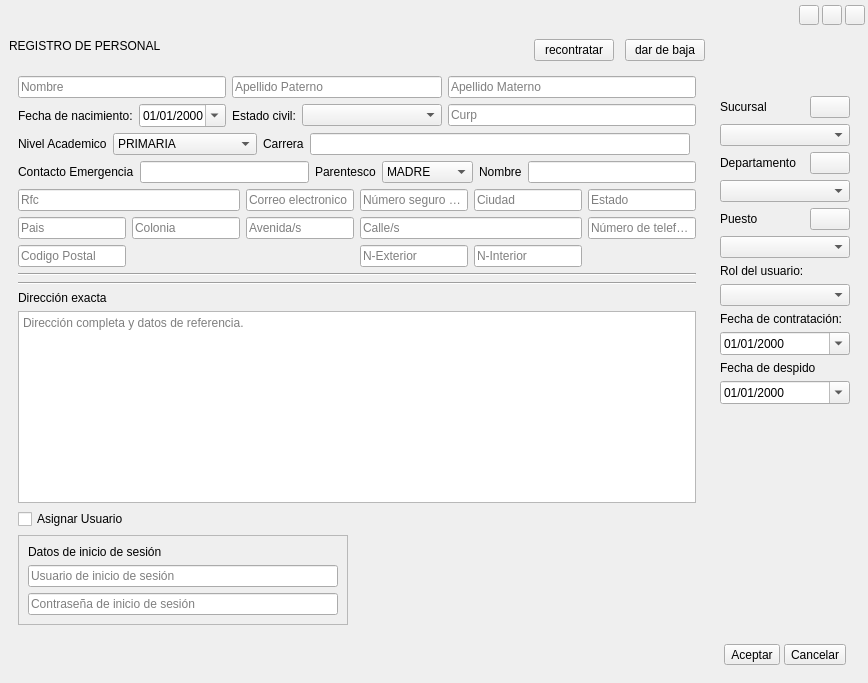
    <widget class="QWidget" name="widget_contenedor" native="true">
     <property name="styleSheet">
      <string notr="true"/>
     </property>
     <layout class="QVBoxLayout" name="verticalLayout_2">
      <property name="spacing">
       <number>0</number>
      </property>
      <property name="leftMargin">
       <number>0</number>
      </property>
      <property name="topMargin">
       <number>0</number>
      </property>
      <property name="rightMargin">
       <number>0</number>
      </property>
      <property name="bottomMargin">
       <number>0</number>
      </property>
      <item>
       <widget class="QWidget" name="widget_cabecera_ventana" native="true">
        <property name="minimumSize">
         <size>
          <width>0</width>
          <height>30</height>
         </size>
        </property>
        <property name="maximumSize">
         <size>
          <width>16777215</width>
          <height>16777215</height>
         </size>
        </property>
        <property name="styleSheet">
         <string notr="true"/>
        </property>
        <layout class="QHBoxLayout" name="horizontalLayout_2">
         <property name="spacing">
          <number>0</number>
         </property>
         <property name="leftMargin">
          <number>0</number>
         </property>
         <property name="topMargin">
          <number>0</number>
         </property>
         <property name="rightMargin">
          <number>0</number>
         </property>
         <property name="bottomMargin">
          <number>0</number>
         </property>
         <item>
          <widget class="QWidget" name="widget_2" native="true">
           <property name="styleSheet">
            <string notr="true"/>
           </property>
           <layout class="QHBoxLayout" name="horizontalLayout">
            <property name="spacing">
             <number>3</number>
            </property>
            <property name="leftMargin">
             <number>0</number>
            </property>
            <property name="topMargin">
             <number>0</number>
            </property>
            <property name="rightMargin">
             <number>3</number>
            </property>
            <property name="bottomMargin">
             <number>0</number>
            </property>
            <item>
             <spacer name="horizontalSpacer">
              <property name="orientation">
               <enum>Qt::Horizontal</enum>
              </property>
              <property name="sizeHint" stdset="0">
               <size>
                <width>40</width>
                <height>20</height>
               </size>
              </property>
             </spacer>
            </item>
            <item>
             <widget class="QPushButton" name="btc_minimizar">
              <property name="minimumSize">
               <size>
                <width>20</width>
                <height>20</height>
               </size>
              </property>
              <property name="maximumSize">
               <size>
                <width>20</width>
                <height>20</height>
               </size>
              </property>
              <property name="cursor">
               <cursorShape>PointingHandCursor</cursorShape>
              </property>
              <property name="styleSheet">
               <string notr="true"/>
              </property>
              <property name="text">
               <string/>
              </property>
              <property name="icon">
               <iconset resource="../../Source/ibootstrap.qrc">
                <normaloff>:/Icons/Bootstrap/arrows-angle-contract.svg</normaloff>:/Icons/Bootstrap/arrows-angle-contract.svg</iconset>
              </property>
              <property name="iconSize">
               <size>
                <width>20</width>
                <height>15</height>
               </size>
              </property>
             </widget>
            </item>
            <item>
             <widget class="QPushButton" name="btc_maximizar">
              <property name="minimumSize">
               <size>
                <width>20</width>
                <height>20</height>
               </size>
              </property>
              <property name="maximumSize">
               <size>
                <width>20</width>
                <height>20</height>
               </size>
              </property>
              <property name="cursor">
               <cursorShape>PointingHandCursor</cursorShape>
              </property>
              <property name="text">
               <string/>
              </property>
              <property name="icon">
               <iconset resource="../../Source/ibootstrap.qrc">
                <normaloff>:/Icons/Bootstrap/arrows-angle-expand.svg</normaloff>:/Icons/Bootstrap/arrows-angle-expand.svg</iconset>
              </property>
              <property name="iconSize">
               <size>
                <width>20</width>
                <height>15</height>
               </size>
              </property>
             </widget>
            </item>
            <item>
             <widget class="QPushButton" name="btc_cerrar">
              <property name="minimumSize">
               <size>
                <width>20</width>
                <height>20</height>
               </size>
              </property>
              <property name="maximumSize">
               <size>
                <width>20</width>
                <height>20</height>
               </size>
              </property>
              <property name="cursor">
               <cursorShape>PointingHandCursor</cursorShape>
              </property>
              <property name="text">
               <string/>
              </property>
              <property name="icon">
               <iconset resource="../../Source/ibootstrap.qrc">
                <normaloff>:/Icons/Bootstrap/x-lg.svg</normaloff>:/Icons/Bootstrap/x-lg.svg</iconset>
              </property>
              <property name="iconSize">
               <size>
                <width>20</width>
                <height>15</height>
               </size>
              </property>
             </widget>
            </item>
           </layout>
          </widget>
         </item>
        </layout>
       </widget>
      </item>
      <item>
       <widget class="QWidget" name="contenedor_general" native="true">
        <layout class="QGridLayout" name="gridLayout_4">
         <item row="0" column="7" alignment="Qt::AlignRight|Qt::AlignVCenter">
          <widget class="QLabel" name="etiqueta_status_empleado">
           <property name="text">
            <string/>
           </property>
          </widget>
         </item>
         <item row="0" column="6" alignment="Qt::AlignRight">
          <widget class="QPushButton" name="btn_btn_bajapersona">
           <property name="text">
            <string>dar de baja</string>
           </property>
           <property name="icon">
            <iconset resource="../../Source/iconosSVG.qrc">
             <normaloff>:/iconosBlancos/Icons/iconos/Blanco/eliminar_persona_blanco.svg</normaloff>:/iconosBlancos/Icons/iconos/Blanco/eliminar_persona_blanco.svg</iconset>
           </property>
          </widget>
         </item>
         <item row="2" column="7">
          <widget class="QWidget" name="contenedor_datosderecha" native="true">
           <property name="maximumSize">
            <size>
             <width>200</width>
             <height>16777215</height>
            </size>
           </property>
           <layout class="QGridLayout" name="gridLayout_3">
            <item row="8" column="0">
             <widget class="QLabel" name="etiqueta_rol_usuario">
              <property name="text">
               <string>Rol del usuario:</string>
              </property>
             </widget>
            </item>
            <item row="4" column="0">
             <widget class="QLabel" name="etiqueta_departamento">
              <property name="text">
               <string>Departamento</string>
              </property>
             </widget>
            </item>
            <item row="6" column="0">
             <widget class="QLabel" name="etiqueta_puesto">
              <property name="text">
               <string>Puesto</string>
              </property>
             </widget>
            </item>
            <item row="5" column="0" colspan="2">
             <widget class="QComboBox" name="cajaopciones_departamentos">
              <property name="sizeAdjustPolicy">
               <enum>QComboBox::AdjustToContents</enum>
              </property>
             </widget>
            </item>
            <item row="7" column="0" colspan="2">
             <widget class="QComboBox" name="cajaopciones_puestos">
              <property name="sizeAdjustPolicy">
               <enum>QComboBox::AdjustToContents</enum>
              </property>
             </widget>
            </item>
            <item row="1" column="0">
             <widget class="QLabel" name="etiqueta_sucursal">
              <property name="text">
               <string>Sucursal</string>
              </property>
             </widget>
            </item>
            <item row="0" column="0">
             <widget class="QLabel" name="label_fotousuario">
              <property name="text">
               <string/>
              </property>
             </widget>
            </item>
            <item row="1" column="1">
             <widget class="QPushButton" name="Button_nuevasucursal">
              <property name="cursor">
               <cursorShape>PointingHandCursor</cursorShape>
              </property>
              <property name="text">
               <string/>
              </property>
              <property name="icon">
               <iconset resource="../../Source/iconosSVG.qrc">
                <normaloff>:/iconosBlancos/Icons/iconos/Blanco/agregar_blanco.svg</normaloff>:/iconosBlancos/Icons/iconos/Blanco/agregar_blanco.svg</iconset>
              </property>
              <property name="iconSize">
               <size>
                <width>24</width>
                <height>24</height>
               </size>
              </property>
             </widget>
            </item>
            <item row="2" column="0" colspan="2">
             <widget class="QComboBox" name="cajaopciones_sucursales">
              <property name="sizeAdjustPolicy">
               <enum>QComboBox::AdjustToContents</enum>
              </property>
             </widget>
            </item>
            <item row="4" column="1">
             <widget class="QPushButton" name="Button_agregardepartamento">
              <property name="cursor">
               <cursorShape>PointingHandCursor</cursorShape>
              </property>
              <property name="text">
               <string/>
              </property>
              <property name="icon">
               <iconset resource="../../Source/iconosSVG.qrc">
                <normaloff>:/iconosBlancos/Icons/iconos/Blanco/agregar_blanco.svg</normaloff>:/iconosBlancos/Icons/iconos/Blanco/agregar_blanco.svg</iconset>
              </property>
              <property name="iconSize">
               <size>
                <width>24</width>
                <height>24</height>
               </size>
              </property>
             </widget>
            </item>
            <item row="6" column="1">
             <widget class="QPushButton" name="Button_agregarpuesto">
              <property name="cursor">
               <cursorShape>PointingHandCursor</cursorShape>
              </property>
              <property name="text">
               <string/>
              </property>
              <property name="icon">
               <iconset resource="../../Source/iconosSVG.qrc">
                <normaloff>:/iconosBlancos/Icons/iconos/Blanco/agregar_blanco.svg</normaloff>:/iconosBlancos/Icons/iconos/Blanco/agregar_blanco.svg</iconset>
              </property>
              <property name="iconSize">
               <size>
                <width>24</width>
                <height>24</height>
               </size>
              </property>
             </widget>
            </item>
            <item row="12" column="0" colspan="2">
             <layout class="QGridLayout" name="gridLayout_2">
              <property name="spacing">
               <number>0</number>
              </property>
              <item row="0" column="0">
               <widget class="QToolButton" name="Button_aceptar">
                <property name="cursor">
                 <cursorShape>PointingHandCursor</cursorShape>
                </property>
                <property name="text">
                 <string>Aceptar</string>
                </property>
               </widget>
              </item>
              <item row="0" column="1">
               <widget class="QToolButton" name="Button_cancelar">
                <property name="cursor">
                 <cursorShape>PointingHandCursor</cursorShape>
                </property>
                <property name="text">
                 <string>Cancelar</string>
                </property>
               </widget>
              </item>
             </layout>
            </item>
            <item row="11" column="0" colspan="2">
             <spacer name="verticalSpacer">
              <property name="orientation">
               <enum>Qt::Vertical</enum>
              </property>
              <property name="sizeHint" stdset="0">
               <size>
                <width>20</width>
                <height>203</height>
               </size>
              </property>
             </spacer>
            </item>
            <item row="10" column="0" colspan="2">
             <layout class="QGridLayout" name="gridLayout_9">
              <item row="2" column="0">
               <widget class="QLabel" name="etiqueta_fechadespido">
                <property name="text">
                 <string>Fecha de despido</string>
                </property>
               </widget>
              </item>
              <item row="1" column="0">
               <widget class="QDateEdit" name="fecha_fechacontratacion">
                <property name="displayFormat">
                 <string>dd/MM/yyyy</string>
                </property>
                <property name="calendarPopup">
                 <bool>true</bool>
                </property>
               </widget>
              </item>
              <item row="0" column="0">
               <widget class="QLabel" name="etiqueta_fechacontratacion">
                <property name="text">
                 <string>Fecha de contratación:</string>
                </property>
               </widget>
              </item>
              <item row="3" column="0">
               <widget class="QDateEdit" name="fecha_fechadespido">
                <property name="displayFormat">
                 <string>dd/MM/yyyy</string>
                </property>
                <property name="calendarPopup">
                 <bool>true</bool>
                </property>
               </widget>
              </item>
             </layout>
            </item>
            <item row="9" column="0" colspan="2">
             <widget class="QComboBox" name="cajaopciones_rol_usuario">
              <property name="sizeAdjustPolicy">
               <enum>QComboBox::AdjustToContents</enum>
              </property>
             </widget>
            </item>
           </layout>
          </widget>
         </item>
         <item row="2" column="0" colspan="7">
          <widget class="QWidget" name="contenedor_datosizquierda" native="true">
           <layout class="QGridLayout" name="gridLayout_8">
            <item row="5" column="0">
             <widget class="QLabel" name="etiquetasubtitulo_direccion">
              <property name="text">
               <string>Dirección exacta</string>
              </property>
              <property name="alignment">
               <set>Qt::AlignBottom|Qt::AlignLeading|Qt::AlignLeft</set>
              </property>
             </widget>
            </item>
            <item row="12" column="1">
             <spacer name="verticalSpacer_2">
              <property name="orientation">
               <enum>Qt::Vertical</enum>
              </property>
              <property name="sizeHint" stdset="0">
               <size>
                <width>20</width>
                <height>40</height>
               </size>
              </property>
             </spacer>
            </item>
            <item row="0" column="0" colspan="4">
             <layout class="QGridLayout" name="gridLayout">
              <item row="0" column="4">
               <widget class="QLineEdit" name="txt_apellidom">
                <property name="placeholderText">
                 <string>Apellido Materno</string>
                </property>
                <property name="clearButtonEnabled">
                 <bool>false</bool>
                </property>
               </widget>
              </item>
              <item row="0" column="0" colspan="2">
               <widget class="QLineEdit" name="txt_nombre">
                <property name="placeholderText">
                 <string>Nombre</string>
                </property>
                <property name="cursorMoveStyle">
                 <enum>Qt::LogicalMoveStyle</enum>
                </property>
                <property name="clearButtonEnabled">
                 <bool>false</bool>
                </property>
               </widget>
              </item>
              <item row="1" column="2">
               <widget class="QLabel" name="etiqueta_estado_civil">
                <property name="text">
                 <string>Estado civil:</string>
                </property>
               </widget>
              </item>
              <item row="1" column="1">
               <widget class="QDateEdit" name="fecha_fechanacimiento">
                <property name="maximumSize">
                 <size>
                  <width>16777215</width>
                  <height>16777215</height>
                 </size>
                </property>
                <property name="showGroupSeparator" stdset="0">
                 <bool>false</bool>
                </property>
                <property name="displayFormat">
                 <string>dd/MM/yyyy</string>
                </property>
                <property name="calendarPopup">
                 <bool>true</bool>
                </property>
               </widget>
              </item>
              <item row="1" column="0">
               <widget class="QLabel" name="etiqueta_fecha_nacimiento">
                <property name="maximumSize">
                 <size>
                  <width>150</width>
                  <height>16777215</height>
                 </size>
                </property>
                <property name="text">
                 <string>Fecha de nacimiento:</string>
                </property>
               </widget>
              </item>
              <item row="1" column="3">
               <widget class="QComboBox" name="cajaopciones_estadocvil">
                <property name="minimumSize">
                 <size>
                  <width>140</width>
                  <height>0</height>
                 </size>
                </property>
                <property name="sizeAdjustPolicy">
                 <enum>QComboBox::AdjustToContents</enum>
                </property>
               </widget>
              </item>
              <item row="0" column="2" colspan="2">
               <widget class="QLineEdit" name="txt_apellidop">
                <property name="placeholderText">
                 <string>Apellido Paterno</string>
                </property>
                <property name="clearButtonEnabled">
                 <bool>false</bool>
                </property>
               </widget>
              </item>
              <item row="1" column="4">
               <widget class="QLineEdit" name="txt_curp">
                <property name="placeholderText">
                 <string>Curp</string>
                </property>
                <property name="clearButtonEnabled">
                 <bool>false</bool>
                </property>
               </widget>
              </item>
             </layout>
            </item>
            <item row="10" column="0">
             <widget class="QFrame" name="contenedor_credencialesusuario">
              <property name="frameShape">
               <enum>QFrame::StyledPanel</enum>
              </property>
              <property name="frameShadow">
               <enum>QFrame::Raised</enum>
              </property>
              <layout class="QGridLayout" name="gridLayout_10">
               <item row="2" column="0">
                <widget class="QLineEdit" name="txt_contrasenia_usuario_iniciosesion">
                 <property name="echoMode">
                  <enum>QLineEdit::Password</enum>
                 </property>
                 <property name="placeholderText">
                  <string>Contraseña de inicio de sesión</string>
                 </property>
                 <property name="clearButtonEnabled">
                  <bool>false</bool>
                 </property>
                </widget>
               </item>
               <item row="1" column="0">
                <widget class="QLineEdit" name="txt_usuario_iniciosesion">
                 <property name="placeholderText">
                  <string>Usuario de inicio de sesión</string>
                 </property>
                 <property name="clearButtonEnabled">
                  <bool>false</bool>
                 </property>
                </widget>
               </item>
               <item row="0" column="0">
                <widget class="QLabel" name="etiquetasubtitulo_datos_uniciosesion">
                 <property name="text">
                  <string>Datos de inicio de sesión</string>
                 </property>
                </widget>
               </item>
              </layout>
             </widget>
            </item>
            <item row="6" column="0" colspan="4">
             <widget class="QPlainTextEdit" name="txtlargo_direccion_completa">
              <property name="styleSheet">
               <string notr="true"/>
              </property>
              <property name="placeholderText">
               <string>Dirección completa y datos de referencia.</string>
              </property>
             </widget>
            </item>
            <item row="1" column="0" colspan="3">
             <layout class="QGridLayout" name="gridLayout_5">
              <item row="0" column="0">
               <widget class="QLabel" name="etiqueta_nivelestudios">
                <property name="text">
                 <string>Nivel Academico</string>
                </property>
               </widget>
              </item>
              <item row="0" column="2">
               <widget class="QLabel" name="etiqueta_carrera">
                <property name="text">
                 <string>Carrera</string>
                </property>
               </widget>
              </item>
              <item row="0" column="3">
               <widget class="QLineEdit" name="txt_carrera"/>
              </item>
              <item row="0" column="1">
               <widget class="QComboBox" name="cajaopciones_nivelacademico">
                <property name="sizeAdjustPolicy">
                 <enum>QComboBox::AdjustToContents</enum>
                </property>
                <item>
                 <property name="text">
                  <string>PRIMARIA</string>
                 </property>
                </item>
                <item>
                 <property name="text">
                  <string>SECUNDARIA</string>
                 </property>
                </item>
                <item>
                 <property name="text">
                  <string>BACHILLERATO</string>
                 </property>
                </item>
                <item>
                 <property name="text">
                  <string>LICENCIATURA</string>
                 </property>
                </item>
                <item>
                 <property name="text">
                  <string>CARRERA TRUNCA</string>
                 </property>
                </item>
                <item>
                 <property name="text">
                  <string>MAESTRIA</string>
                 </property>
                </item>
                <item>
                 <property name="text">
                  <string>DOCTORADO</string>
                 </property>
                </item>
               </widget>
              </item>
             </layout>
            </item>
            <item row="4" column="0" colspan="4">
             <widget class="Line" name="line_3">
              <property name="orientation">
               <enum>Qt::Horizontal</enum>
              </property>
             </widget>
            </item>
            <item row="3" column="0" colspan="4">
             <layout class="QGridLayout" name="gridLayout_6">
              <item row="0" column="0" colspan="2">
               <widget class="QLineEdit" name="txt_rfc">
                <property name="placeholderText">
                 <string>Rfc</string>
                </property>
                <property name="clearButtonEnabled">
                 <bool>false</bool>
                </property>
               </widget>
              </item>
              <item row="2" column="5">
               <widget class="QLineEdit" name="txt_ninterior">
                <property name="placeholderText">
                 <string>N-Interior</string>
                </property>
               </widget>
              </item>
              <item row="0" column="4">
               <widget class="QLineEdit" name="txt_numerosegurosicial">
                <property name="placeholderText">
                 <string>Número seguro social</string>
                </property>
                <property name="clearButtonEnabled">
                 <bool>false</bool>
                </property>
               </widget>
              </item>
              <item row="2" column="4">
               <widget class="QLineEdit" name="txt_nexterior">
                <property name="placeholderText">
                 <string>N-Exterior</string>
                </property>
               </widget>
              </item>
              <item row="0" column="5">
               <widget class="QLineEdit" name="txt_ciudad">
                <property name="placeholderText">
                 <string>Ciudad</string>
                </property>
                <property name="clearButtonEnabled">
                 <bool>false</bool>
                </property>
               </widget>
              </item>
              <item row="0" column="2" colspan="2">
               <widget class="QLineEdit" name="txt_correoelectronico">
                <property name="placeholderText">
                 <string>Correo electronico</string>
                </property>
                <property name="clearButtonEnabled">
                 <bool>false</bool>
                </property>
               </widget>
              </item>
              <item row="1" column="1">
               <widget class="QLineEdit" name="txt_colonia">
                <property name="placeholderText">
                 <string>Colonia</string>
                </property>
               </widget>
              </item>
              <item row="1" column="2" colspan="2">
               <widget class="QLineEdit" name="txt_avenidas">
                <property name="placeholderText">
                 <string>Avenida/s</string>
                </property>
               </widget>
              </item>
              <item row="0" column="6">
               <widget class="QLineEdit" name="txt_estado">
                <property name="placeholderText">
                 <string>Estado</string>
                </property>
                <property name="clearButtonEnabled">
                 <bool>false</bool>
                </property>
               </widget>
              </item>
              <item row="2" column="0">
               <widget class="QLineEdit" name="txt_codigopostal">
                <property name="placeholderText">
                 <string>Codigo Postal</string>
                </property>
                <property name="clearButtonEnabled">
                 <bool>false</bool>
                </property>
               </widget>
              </item>
              <item row="3" column="0" colspan="7">
               <widget class="Line" name="line_2">
                <property name="orientation">
                 <enum>Qt::Horizontal</enum>
                </property>
               </widget>
              </item>
              <item row="1" column="4" colspan="2">
               <widget class="QLineEdit" name="txt_calles">
                <property name="placeholderText">
                 <string>Calle/s</string>
                </property>
               </widget>
              </item>
              <item row="1" column="0">
               <widget class="QLineEdit" name="txt_pais">
                <property name="placeholderText">
                 <string>Pais</string>
                </property>
                <property name="clearButtonEnabled">
                 <bool>false</bool>
                </property>
               </widget>
              </item>
              <item row="1" column="6">
               <widget class="QLineEdit" name="txt_numerotelefono">
                <property name="placeholderText">
                 <string>Número de telefono</string>
                </property>
                <property name="clearButtonEnabled">
                 <bool>false</bool>
                </property>
               </widget>
              </item>
             </layout>
            </item>
            <item row="10" column="1">
             <spacer name="horizontalSpacer_2">
              <property name="orientation">
               <enum>Qt::Horizontal</enum>
              </property>
              <property name="sizeHint" stdset="0">
               <size>
                <width>40</width>
                <height>20</height>
               </size>
              </property>
             </spacer>
            </item>
            <item row="2" column="0" colspan="4">
             <layout class="QGridLayout" name="gridLayout_7">
              <item row="0" column="4">
               <widget class="QLabel" name="etiqueta_nombrecontactoemergencia">
                <property name="text">
                 <string>Nombre</string>
                </property>
               </widget>
              </item>
              <item row="0" column="0">
               <widget class="QLabel" name="etiqueta_contactoemergencia">
                <property name="text">
                 <string>Contacto Emergencia</string>
                </property>
               </widget>
              </item>
              <item row="0" column="1">
               <widget class="QLineEdit" name="txt_contactoemergencia"/>
              </item>
              <item row="0" column="2">
               <widget class="QLabel" name="etiqueta_parentesco">
                <property name="text">
                 <string>Parentesco</string>
                </property>
               </widget>
              </item>
              <item row="0" column="3">
               <widget class="QComboBox" name="cajaopciones_parentesco">
                <property name="sizeAdjustPolicy">
                 <enum>QComboBox::AdjustToContents</enum>
                </property>
                <item>
                 <property name="text">
                  <string>MADRE</string>
                 </property>
                </item>
                <item>
                 <property name="text">
                  <string>PADRE</string>
                 </property>
                </item>
                <item>
                 <property name="text">
                  <string>TIO/A</string>
                 </property>
                </item>
                <item>
                 <property name="text">
                  <string>ESPOSO/A</string>
                 </property>
                </item>
                <item>
                 <property name="text">
                  <string>OTRO</string>
                 </property>
                </item>
               </widget>
              </item>
              <item row="0" column="5">
               <widget class="QLineEdit" name="txt_nombrecontactoemergencia"/>
              </item>
             </layout>
            </item>
            <item row="8" column="0">
             <widget class="QCheckBox" name="opcion_usodelsistema">
              <property name="text">
               <string>Asignar Usuario</string>
              </property>
             </widget>
            </item>
           </layout>
          </widget>
         </item>
         <item row="0" column="0">
          <widget class="QLabel" name="etiquetaTitulo_agregarpersona">
           <property name="text">
            <string>REGISTRO DE PERSONAL</string>
           </property>
           <property name="alignment">
            <set>Qt::AlignLeading|Qt::AlignLeft|Qt::AlignTop</set>
           </property>
          </widget>
         </item>
         <item row="0" column="5" alignment="Qt::AlignRight">
          <widget class="QPushButton" name="btn_btn_recontratar">
           <property name="text">
            <string>recontratar</string>
           </property>
           <property name="icon">
            <iconset resource="../../Source/iconosSVG.qrc">
             <normaloff>:/iconosBlancos/Icons/iconos/Blanco/mover.svg</normaloff>:/iconosBlancos/Icons/iconos/Blanco/mover.svg</iconset>
           </property>
          </widget>
         </item>
        </layout>
       </widget>
      </item>
     </layout>
    </widget>
